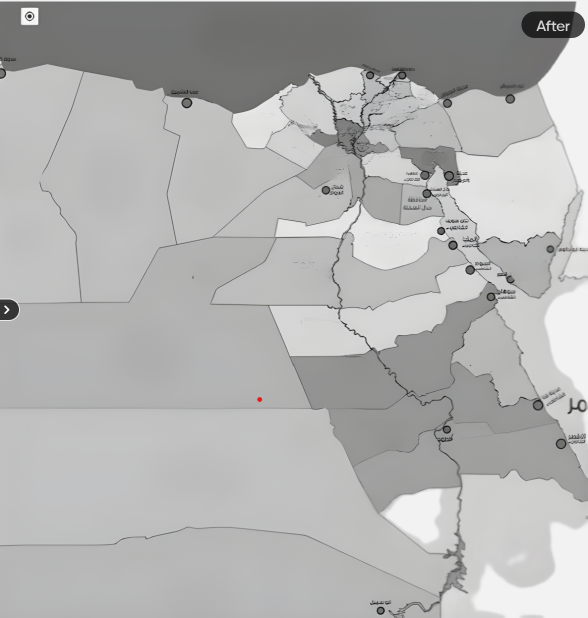
#> input picture Map1.png, 1175 x 1235 px, given in place of map.jpg, which was not available (shown at 1/2 size)
$ jupyter execute 'Mouse location.ipynb'
#> lines starting #> are read from the running program, lines starting #| are printed output that depends on the picture; pictures that were not available may be replaced by others from this repository, and a replacement may not be noted
[cell 1]
import pyautogui
from PIL import Image
import cv2 as cv2

[cell 2]
def Capture_Event(event, x, y, flags, params):
	# If the left mouse button is pressed
	if event == cv2.EVENT_LBUTTONDOWN:
		# Print the coordinate of the
		# clicked point
		print(f"({x}, {y})")
if __name__=="__main__":
	# Read the Image.
	img = cv2.imread('C:\\Users\\Administrator\\Desktop\\Visulisation\\project\\map.jpg', 1)
#> img is the input picture: shape (1235, 1175, 3); mean B, G, R 177.4, 177.9, 177.5
	# Show the Image
	#width, height = cv2.getWindowImageRect('image')[2:]
	resized_img = cv2.resize(img, (1600, 1200))
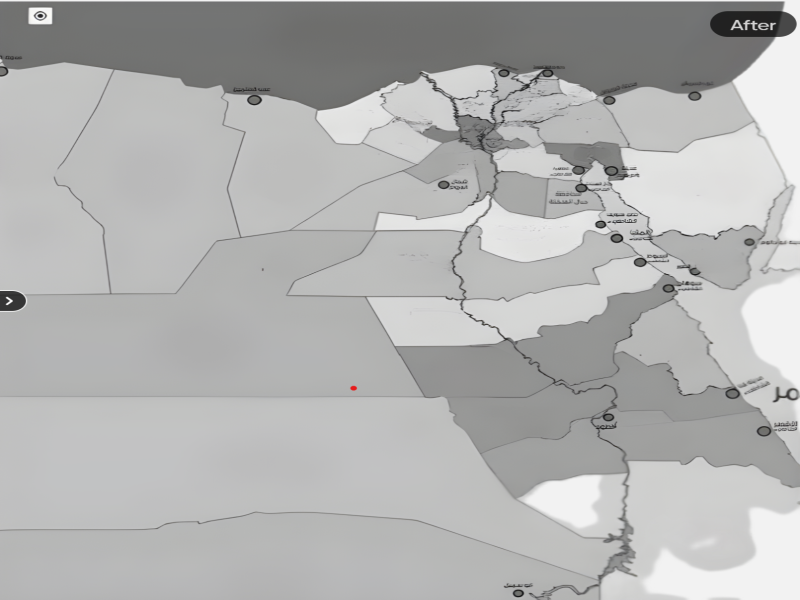
#> resized_img: shape (1200, 1600, 3) (shown at 1/2 size); mean B, G, R 177.3, 177.8, 177.5
	cv2.imshow('image', resized_img)
	# Set the Mouse Callback function, and call
	# the Capture_Event function.
	cv2.setMouseCallback('image', Capture_Event)
	# Press any key to exit
	cv2.waitKey(0)
	# Destroy all the windows
	cv2.destroyAllWindows()

[cell 3]
import cv2

def Capture_Event(event, x, y, flags, params):
    # If the left mouse button is pressed
    if event == cv2.EVENT_LBUTTONDOWN:
        # Prompt the user to input the name of the location
        location_name = input("Enter the name of the location: ")
        # Save the data into a TSV file
        with open('locations2.tsv', 'a') as file:
            file.write(f"{location_name}\t{x}\t{y}\n")
        # Print confirmation message
        print(f"Data saved: Location: {location_name}, Coordinates: ({x}, {y})")

if __name__ == "__main__":
    # Read the Image.
    img = cv2.imread('map0.jpg', 1)
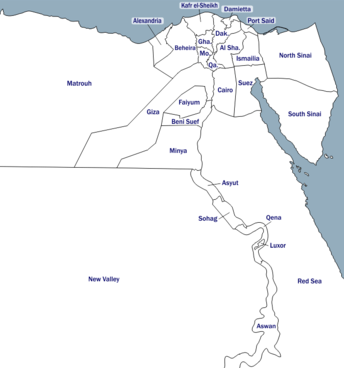
#> input picture Official_Egypt_governorates_english.png, 344 x 368 px, given in place of map0.jpg, which was not available
#> img is the input picture: shape (368, 344, 3); mean B, G, R 243.3, 240.7, 237.9

    # Resize the image
    resized_img = cv2.resize(img, (1200, 900))
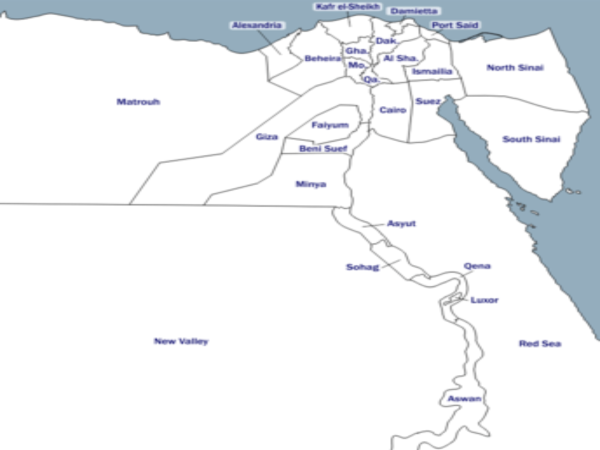
#> resized_img: shape (900, 1200, 3) (shown at 1/2 size); mean B, G, R 243.3, 240.7, 237.9

    # Show the Image
    cv2.imshow('image', resized_img)

    # Set the Mouse Callback function, and call
    # the Capture_Event function.
    cv2.setMouseCallback('image', Capture_Event)

    # Press any key to exit
    cv2.waitKey(0)

    # Destroy all the windows
    cv2.destroyAllWindows()
